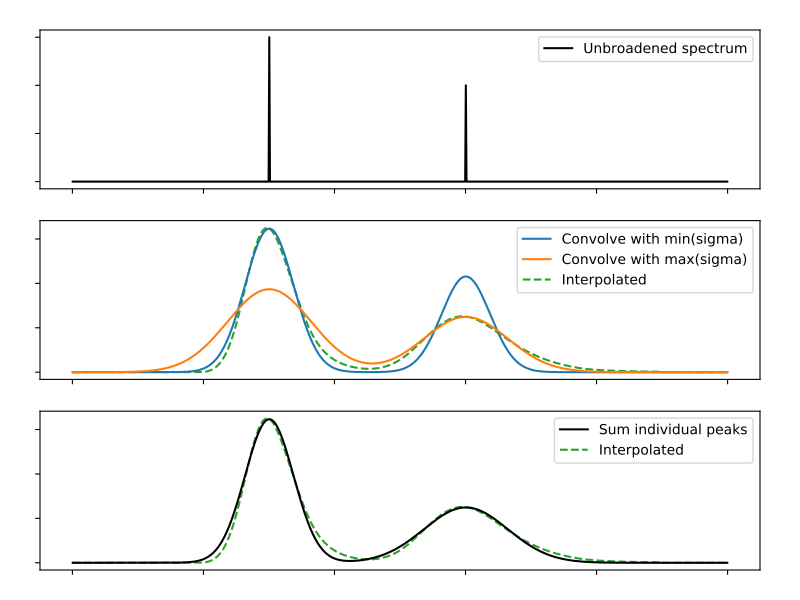

Write the Python code that produced this figure.
from __future__ import (absolute_import, division, print_function, unicode_literals)

import matplotlib.pyplot as plt
import numpy as np
from abins.instruments import broadening

bins = np.linspace(0, 100, 1001, dtype=np.float64)
frequencies = (bins[:-1] + bins [1:]) / 2

# Generate synthetic data with two peaks
intensities = np.zeros_like(frequencies)
peak1_loc = 300
peak2_loc = 600
intensities[peak1_loc] = 1.5
intensities[peak2_loc] = 1

sigma = np.linspace(1, 10, 1000)
peak1_sigma = sigma[peak1_loc]
peak2_sigma = sigma[peak2_loc]

fig, (ax1, ax2, ax3) = plt.subplots(nrows=3, sharex=True, figsize=(8,6))

# Original spectrum
ax1.plot(frequencies, intensities, 'k-', label='Unbroadened spectrum')

# Narrow limit
freq_points, spectrum = broadening.broaden_spectrum(
    frequencies, bins, intensities,
    (peak1_sigma * np.ones_like(frequencies)),
    scheme='gaussian')
ax2.plot(freq_points, spectrum, label='Convolve with min(sigma)')

# Broad limit
freq_points, spectrum = broadening.broaden_spectrum(
    frequencies, bins, intensities,
    (peak2_sigma * np.ones_like(frequencies)),
    scheme='gaussian')
ax2.plot(freq_points, spectrum, label='Convolve with max(sigma)')

# Reference method: sum individually
freq_points, spectrum = broadening.broaden_spectrum(
    frequencies, bins, intensities, sigma, scheme='gaussian')
ax3.plot(freq_points, spectrum, 'k-', label='Sum individual peaks')

# Interpolated
freq_points, spectrum = broadening.broaden_spectrum(
    frequencies, bins, intensities, sigma, scheme='interpolate')
ax2.plot(freq_points, spectrum, c='C2', linestyle='--', label='Interpolated', zorder=0.5)
ax3.plot(freq_points, spectrum, c='C2', linestyle='--', label='Interpolated', zorder=0.5)

ax1.legend()
ax2.legend()
ax3.legend()

for ax in ax1, ax2, ax3:
    ax.tick_params(labelbottom=False, labelleft=False)

margin=0.05
fig.subplots_adjust(left=margin, right=(1-margin), bottom=margin, top=(1-margin))

fig.savefig('abins_interp_broadening_schematic.png')
